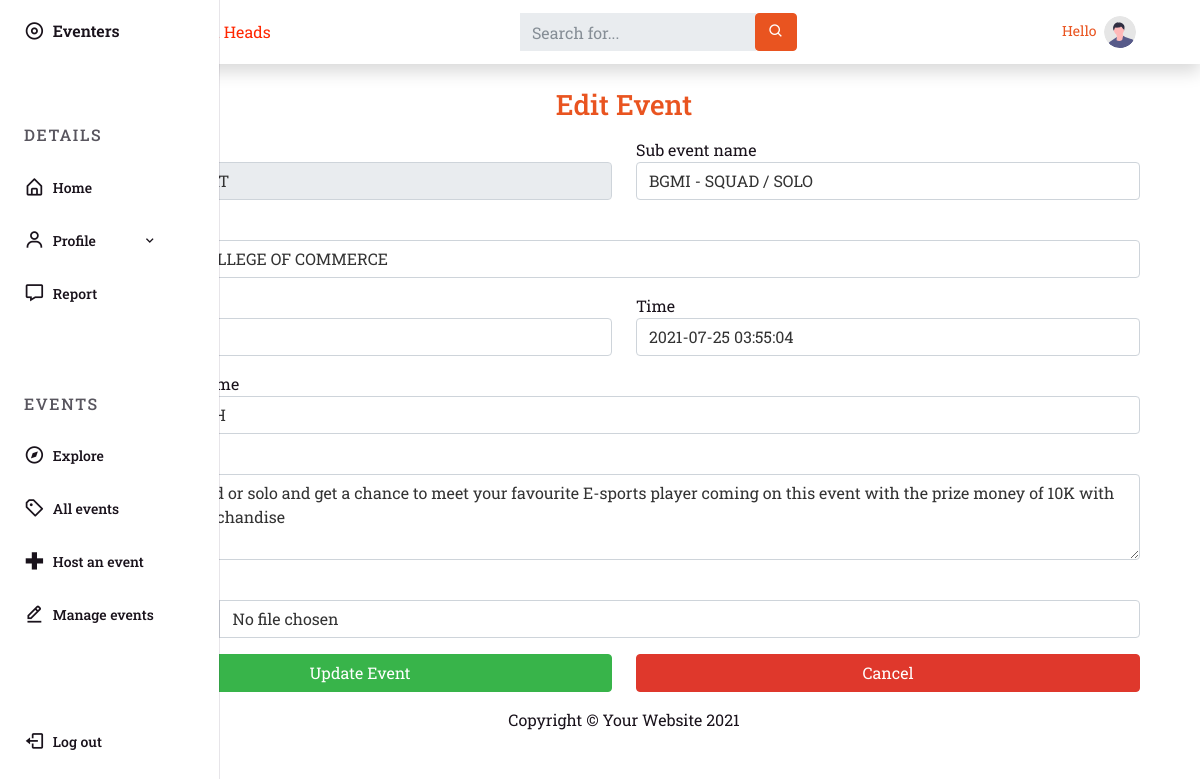
Screenshot of /event_heads/updateEventCode.php?event_id=82 with the database file from the repository.
### tables this page shows
CREATE TABLE `event_details` (
  `ID` int NOT NULL,
  `EVENT_NAME` varchar(255) NOT NULL,
  `SUB_EVENT_NAME` varchar(255) NOT NULL,
  `unique_email` varchar(255) NOT NULL,
  `CATEGORY` varchar(50) DEFAULT NULL,
  `COLLEGE_NAME` varchar(255) NOT NULL,
  `PLACE` varchar(255) NOT NULL,
  `TIME` datetime(6) NOT NULL,
  `EVENT_HEAD_NAME` varchar(255) NOT NULL,
  `DESCRIPTION` varchar(255) DEFAULT NULL,
  `THUMBNAIL` varchar(255) NOT NULL,
  `CURRENT_STAMP` timestamp NOT NULL DEFAULT CURRENT_TIMESTAMP
);

### event_heads/updateEventCode.php (the view, shortened to what this page needs)
<?php
include 'includes/header.php';
include 'includes/navbar.php';
if ($_SERVER["REQUEST_METHOD"] == "GET") {
    $event_id = $_GET['event_id'];
    $sql = "SELECT * FROM `event_details` WHERE ID = '$event_id'";
    $query_run = mysqli_query($link, $sql);
    foreach ($query_run as $row) {
?>
        <div class="container">
            <h5 class="text-center 600 h3 text-primary fs-3 fw-3 my-3">Edit Event</h5>
            <form action="<?php echo $_SERVER['PHP_SELF']; ?>" method="post">
                <div class="form-group row">
                    <div class="col-sm-6 mb-3 mb-sm-0">
                        <label>Event Name</label>
                        <input type="text" class="form-control form-control-user disabled" name="event_name" value="<?php echo $eventname = $row['EVENT_NAME']; ?>" disabled>
                    </div>
                    <div class="col-sm-6">
                        <label>Sub event name</label>
                        <input type="text" class="form-control form-control-user" name="sub_event_name" value="<?php echo $subeventname = $row['SUB_EVENT_NAME']; ?>" required>
                    </div>
                </div>
                <div class="form-group">
                    <label>College Name</label>
                    <input type="text" class="form-control form-control-user" name="college_name" value="<?php echo $row['COLLEGE_NAME']; ?>">
                </div>
                <div class="form-group row">
                    <div class="col-sm-6 mb-3 mb-sm-0">
                        <label>Place</label>
                        <input type="text" class="form-control form-control-user" name="place" value="<?php echo $row['PLACE']; ?>" required>
                    </div>
                    <div class="col-sm-6">
                        <label>Time</label>
                        <input type="text" class="form-control form-control-user" id="dtttextbox" name="time" value="<?php echo $row['CURRENT_STAMP']; ?>" required>
                    </div>
                </div>
                <div class="form-group row">
                    <div class="col-sm-12 mb-3 mb-sm-0">
                        <label>Event head name</label>
                        <input type="text" name="head_name" class="form-control form-control-user" value="<?php echo $row['EVENT_HEAD_NAME']; ?>" required>
                    </div>
                </div>
                <div class="form-group row">
                    <div class="col-sm-12 mb-3 mb-sm-0">
                        <label>Description</label>
                        <textarea class="form-control form-control-user" name="description" required rows="3"><?php echo $row['DESCRIPTION']; ?></textarea>
                    </div>
                </div>
                <div class="form-group row">
                    <div class="col-sm-12 mb-3 mb-sm-0">
                        <label>Thumbnail</label>
                        <input type="file" name="thumbnail" class="form-control form-control-user" placeholder="Upload an photo">
                    </div>
                </div>
                <div class="form-group row">
                    <div class="col">
                        <button type="submit" name="update-Button" class="btn btn-success btn-user btn-block w-100">
                            Update Event
                        </button>
                    </div>
                    <div class="col">
                        <a name="cancel-button" role="button" class="btn btn-danger btn-user btn-block w-100" onclick="location.href='showevent.php';">
                            Cancel
                        </a>
                    </div>
                </div>
            </form>
    <?php
    }
}
    ?>
        </div>
        <?php
        include 'includes/footer.php';
        ?>

### event_heads/styles/EH-style.css (style rules this page uses)
:root { --header-height: 3.5rem; --nav-width: 219px; --first-color: #ff681f; --first-color-light: #ff945f; --title-color: #ff2600; --text-color: #19121b; --text-color-light: #58555e; --body-color: #f9f6fd; --container-color: #fff; --body-font: "Roboto Slab", serif; --normal-font-size: 0.938rem; --small-font-size: 0.75rem; --smaller-font-size: 0.75rem; --font-semi-bold: 600; --font-medium: 500; --font-bold: 700; --z-fixed: 100; }
@media screen and (min-width: 1024px) { :root { --normal-font-size: 1rem; --small-font-size: 0.875rem; --smaller-font-size: 0.813rem; } }
body { margin: var(--header-height) 0 0 0; padding: 1rem 1rem 0; font-family: var(--body-font); font-size: var(--normal-font-size); background-color: var(--body-color); color: var(--text-color); }
a { text-decoration: none; }
@media screen and (min-width: 768px) { body { padding: 1rem 3rem 0 6rem; } }

### rows the page displays
event_details: event_name "TECHNOBEAT", sub_event_name "BGMI - SQUAD / SOLO", college_name "MULUND COLLEGE OF COMMERCE", place "MULUND", time "2021-07-25 03:55:04", head_name "KARTIK VISH", description "Play as squad or solo and get a chance to meet your favourite E-sports player coming on this event with the prize money of 10K with exciting merchandise"
